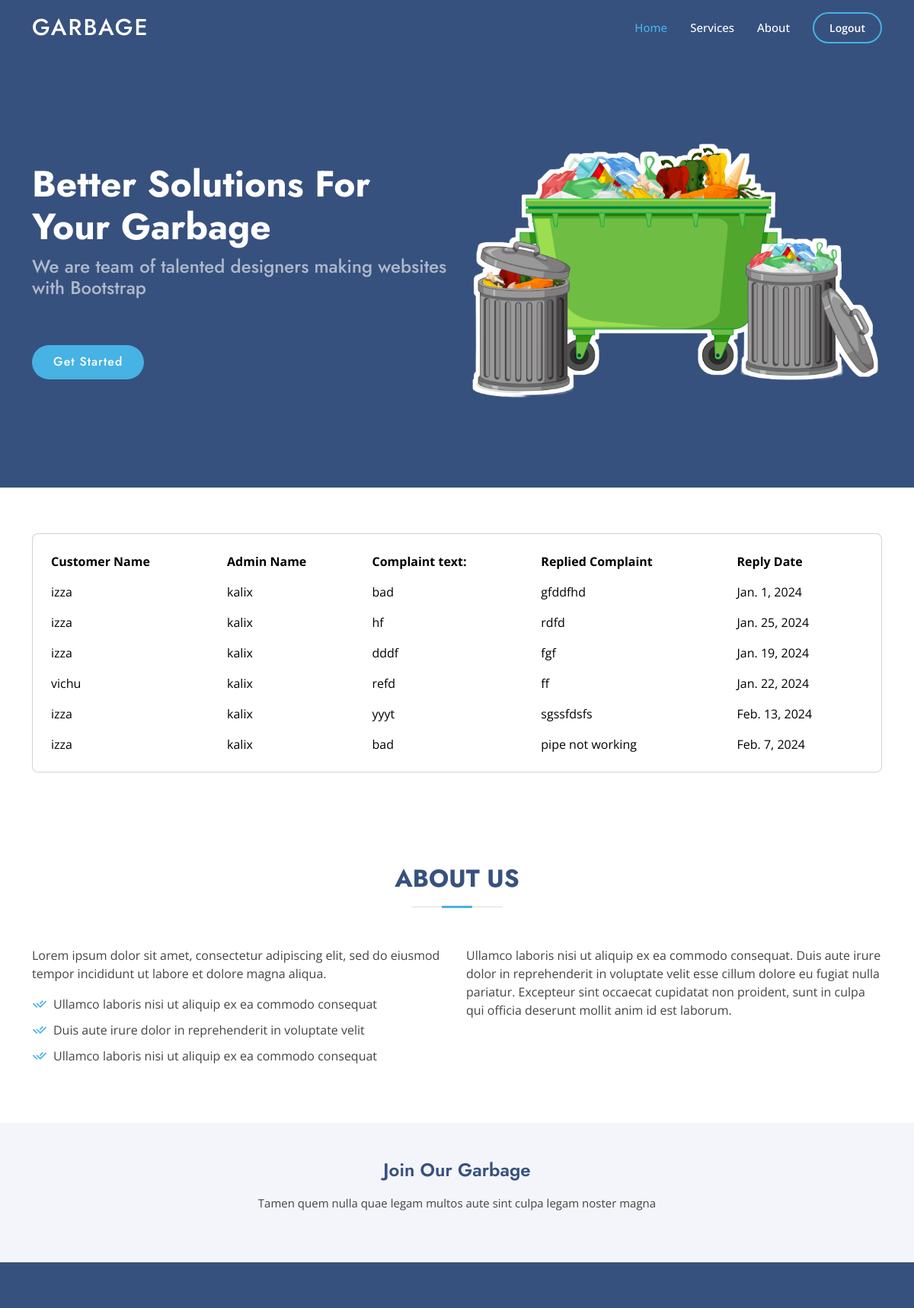
/reply/ (signed in), run on the app's committed database.
### garbage/models.py (models this page shows, shortened)
class ReplyComplaint(models.Model):
    original_complaint  = models.ForeignKey('Complaint', on_delete=models.CASCADE,null=True, blank=True)
    user = models.ForeignKey(CustomUser, on_delete=models.CASCADE, null=True, blank=True, related_name='replycomplaint')
    name=models.CharField(max_length=50)
    reply_complaint=models.TextField()
    reply_date = models.DateField()

class Complaint(models.Model):
    user = models.ForeignKey(CustomUser, on_delete=models.CASCADE,null=True, blank=True)
    customer_name = models.CharField(max_length=100,null=True)
    complaint_text = models.TextField()
    garbage_collection_area = models.CharField(max_length=50)
    complaint_date = models.DateField()

class CustomUser(AbstractUser):
    username = models.CharField(_('username'), max_length=150, unique=True)
    email = models.EmailField(_('email address'), unique=True)
    is_driver = models.BooleanField('Is driver', default=False)
    is_garbagecollector = models.BooleanField('Is garbagecollector', default=False)
    is_companyadmin = models.BooleanField('Is companyadmin', default=False)
    USERNAME_FIELD = 'username'
    REQUIRED_FIELDS = ['email']
    objects = CustomUserManager()

### garbage/views.py (the view)
# urls.py: path('reply/', views.ViewReplyComplaint, name='view-reply-complaint'),
@login_required
def ViewReplyComplaint(request):
    reply_complaint = ReplyComplaint.objects.filter(user=request.user)
    context = {
        'reply_complaint': reply_complaint,
    }
    return render(request, 'view_reply_complaint.html', context)

### templates/view_reply_complaint.html (shortened to what this page needs)
{% extends "base.html" %}
{% load static %}
{% block content %}
  <section class="intro">
    <div class="bg-image h-100" style="background-color: #fff;">
      <div class="mask d-flex align-items-center h-100">
        <div class="container">
          <div class="row justify-content-center">
            <div class="col-12">
              <div class="card shadow-2-strong" style="background-color: #fff;">
                <div class="card-body">
                  <div class="table-responsive">
                    <table class="table table-borderless mb-0">
                      <thead>
                        <tr >
                          <th scope="col">Customer Name</th>
                            {% if request.user.is_companyadmin %}
                            <th scope="col">Admin Name</th>
                            {% endif %}
                          <th scope="col">Complaint text:</th>
                          <th scope="col">Replied Complaint</th>
                          <th scope="col">Reply Date</th>
                        </tr>
                      </thead>
                      <tbody>
                        {% for replycomplaint in reply_complaint %}
                        <tr>
                            <td>{{ replycomplaint.original_complaint.user.username }}</td>
                            {% if request.user.is_companyadmin  %}
                                <td>{{ request.user.username }}</td>
                            {% endif %}
                            <td>{{ replycomplaint.original_complaint.complaint_text }}</td>
                            <td>{{ replycomplaint.reply_complaint }}</td>
                            <td>{{ replycomplaint.reply_date }}</td>
                        </tr>
                    {% endfor %}
                      </tbody>
                    </table>
                  </div>
                </div>
              </div>
            </div>
          </div>
        </div>
      </div>
    </div>
  </section>
{% endblock %}

### static/assets/css/style.css (style rules this page uses)
body { font-family: "Open Sans", sans-serif; color: #444444; }
section { padding: 60px 0; overflow: hidden; }

### templates/view_reply_complaint.html (style rules this page uses)
body, .intro { height: 100%; }
table td, table th { text-overflow: ellipsis; white-space: nowrap; overflow: hidden; }
.card { border-radius: .5rem; }

### data on the page
ReplyComplaint: original_complaint.user.username "izza", original_complaint.complaint_text "bad", reply_complaint "gfddfhd", reply_date "Jan. 1, 2024"
CustomUser: user.username "kalix"
ReplyComplaint: original_complaint.user.username "izza", original_complaint.complaint_text "hf", reply_complaint "rdfd", reply_date "Jan. 25, 2024"
ReplyComplaint: original_complaint.user.username "izza", original_complaint.complaint_text "dddf", reply_complaint "fgf", reply_date "Jan. 19, 2024"
ReplyComplaint: original_complaint.user.username "vichu", original_complaint.complaint_text "refd", reply_complaint "ff", reply_date "Jan. 22, 2024"
ReplyComplaint: original_complaint.user.username "izza", original_complaint.complaint_text "yyyt", reply_complaint "sgssfdsfs", reply_date "Feb. 13, 2024"
ReplyComplaint: original_complaint.user.username "izza", original_complaint.complaint_text "bad", reply_complaint "pipe not working", reply_date "Feb. 7, 2024"
